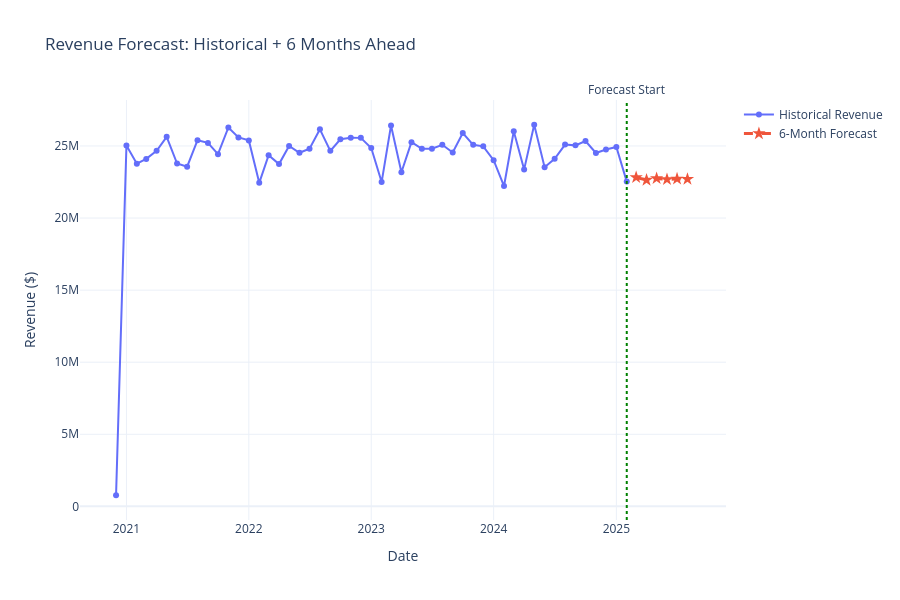

The notebook cell saved with this chart:
### Markdown cell above
### 6.3 Visualize Forecast

### Code cell
import plotly.graph_objects as go

# Convert everything to Python datetime
x_hist = ts_data.index.to_pydatetime()
y_hist = ts_data.values

x_future = (
    future_dates.to_pydatetime()
    if hasattr(future_dates, "to_pydatetime")
    else future_dates
)

forecast_start = x_hist[-1]

# Create figure
fig = go.Figure()

# Historical data
fig.add_trace(go.Scatter(
    x=x_hist,
    y=y_hist,
    mode='lines+markers',
    name='Historical Revenue',
    line=dict(width=2)
))

# Future forecast
fig.add_trace(go.Scatter(
    x=x_future,
    y=future_forecast.values,
    mode='lines+markers',
    name='6-Month Forecast',
    line=dict(width=3, dash='dash'),
    marker=dict(size=10, symbol='star')
))

# Vertical line using SHAPE (safe for datetime)
fig.add_shape(
    type="line",
    x0=forecast_start,
    x1=forecast_start,
    y0=0,
    y1=1,
    xref="x",
    yref="paper",
    line=dict(color="green", dash="dot")
)

# Annotation
fig.add_annotation(
    x=forecast_start,
    y=1,
    xref="x",
    yref="paper",
    text="Forecast Start",
    showarrow=False,
    yanchor="bottom"
)

# Layout
fig.update_layout(
    title='Revenue Forecast: Historical + 6 Months Ahead',
    xaxis_title='Date',
    yaxis_title='Revenue ($)',
    height=600,
    hovermode='x unified',
    template='plotly_white'
)

fig.show()

### Figure 1 — Plotly figure (JSON) as saved in the notebook; plotly's stock layout.template omitted (floating-point values rounded to 4 significant figures)
{"data": [{"line": {"width": 2}, "mode": "lines+markers", "name": "Historical Revenue", "type": "scatter", "x": ["2020-12-01T00:00:00", "2021-01-01T00:00:00", "2021-02-01T00:00:00", "2021-03-01T00:00:00", "2021-04-01T00:00:00", "2021-05-01T00:00:00", "2021-06-01T00:00:00", "2021-07-01T00:00:00", "2021-08-01T00:00:00", "2021-09-01T00:00:00", "2021-10-01T00:00:00", "2021-11-01T00:00:00", "2021-12-01T00:00:00", "2022-01-01T00:00:00", "2022-02-01T00:00:00", "2022-03-01T00:00:00", "2022-04-01T00:00:00", "2022-05-01T00:00:00", "2022-06-01T00:00:00", "2022-07-01T00:00:00", "2022-08-01T00:00:00", "2022-09-01T00:00:00", "2022-10-01T00:00:00", "2022-11-01T00:00:00", "2022-12-01T00:00:00", "2023-01-01T00:00:00", "2023-02-01T00:00:00", "2023-03-01T00:00:00", "2023-04-01T00:00:00", "2023-05-01T00:00:00", "2023-06-01T00:00:00", "2023-07-01T00:00:00", "2023-08-01T00:00:00", "2023-09-01T00:00:00", "2023-10-01T00:00:00", "2023-11-01T00:00:00", "2023-12-01T00:00:00", "2024-01-01T00:00:00", "2024-02-01T00:00:00", "2024-03-01T00:00:00", "2024-04-01T00:00:00", "2024-05-01T00:00:00", "2024-06-01T00:00:00", "2024-07-01T00:00:00", "2024-08-01T00:00:00", "2024-09-01T00:00:00", "2024-10-01T00:00:00", "2024-11-01T00:00:00", "2024-12-01T00:00:00", "2025-01-01T00:00:00", "2025-02-01T00:00:00"], "y": [771300.0, 25040000.0, 23770000.0, 24100000.0, 24660000.0, 25630000.0, 23780000.0, 23560000.0, 25400000.0, 25210000.0, 24430000.0, 26280000.0, 25590000.0, 25390000.0, 22440000.0, 24360000.0, 23740000.0, 25000000.0, 24530000.0, 24810000.0, 26160000.0, 24660000.0, 25470000.0, 25570000.0, 25560000.0, 24860000.0, 22500000.0, 26420000.0, 23180000.0, 25270000.0, 24800000.0, 24810000.0, 25080000.0, 24550000.0, 25900000.0, 25080000.0, 24980000.0, 24020000.0, 22220000.0, 26020000.0, 23380000.0, 26470000.0, 23520000.0, 24110000.0, 25100000.0, 25040000.0, 25340000.0, 24510000.0, 24760000.0, 24930000.0, 22530000.0]}, {"line": {"dash": "dash", "width": 3}, "marker": {"size": 10, "symbol": "star"}, "mode": "lines+markers", "name": "6-Month Forecast", "type": "scatter", "x": ["2025-03-01T00:00:00", "2025-04-01T00:00:00", "2025-05-01T00:00:00", "2025-06-01T00:00:00", "2025-07-01T00:00:00", "2025-08-01T00:00:00"], "y": [22820000.0, 22640000.0, 22750000.0, 22680000.0, 22720000.0, 22700000.0]}], "layout": {"annotations": [{"showarrow": false, "text": "Forecast Start", "x": "2025-02-01T00:00:00", "xref": "x", "y": 1, "yanchor": "bottom", "yref": "paper"}], "height": 600, "hovermode": "x unified", "shapes": [{"line": {"color": "green", "dash": "dot"}, "type": "line", "x0": "2025-02-01T00:00:00", "x1": "2025-02-01T00:00:00", "xref": "x", "y0": 0, "y1": 1, "yref": "paper"}], "title": {"text": "Revenue Forecast: Historical + 6 Months Ahead"}, "xaxis": {"title": {"text": "Date"}}, "yaxis": {"title": {"text": "Revenue ($)"}}}}
